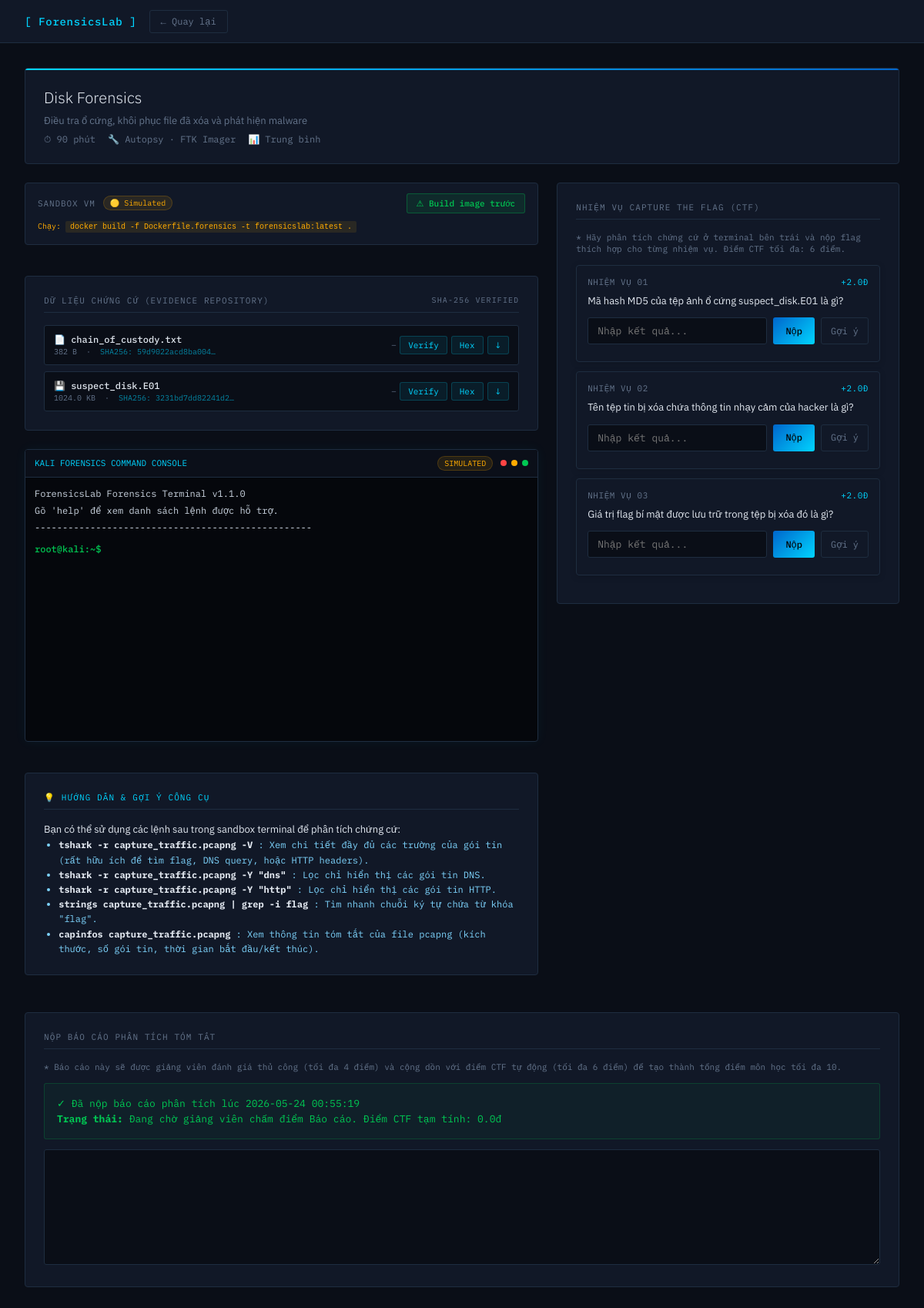
Page /lab/2 (signed in) on the committed database.
### tables this page shows
CREATE TABLE scenarios (
                id INTEGER PRIMARY KEY,
                title TEXT,
                description TEXT,
                level TEXT,
                tools TEXT,
                duration TEXT,
                status TEXT DEFAULT 'locked'
            );

CREATE TABLE evidence_files (
                id INTEGER PRIMARY KEY,
                scenario_id INTEGER,
                filename TEXT,
                filepath TEXT,
                sha256 TEXT,
                size INTEGER,
                file_type TEXT,
                description TEXT,
                uploaded_at TEXT,
                uploaded_by INTEGER,
                FOREIGN KEY (scenario_id) REFERENCES scenarios(id) ON DELETE CASCADE
            );

CREATE TABLE questions (
                id INTEGER PRIMARY KEY,
                scenario_id INTEGER,
                question_text TEXT,
                correct_flag TEXT,
                points REAL,
                hint TEXT,
                FOREIGN KEY (scenario_id) REFERENCES scenarios(id) ON DELETE CASCADE
            );

CREATE TABLE progress (
                id INTEGER PRIMARY KEY,
                user_id INTEGER,
                scenario_id INTEGER,
                status TEXT DEFAULT 'not_started',
                score REAL,
                submitted_at TEXT,
                report TEXT, teacher_score REAL DEFAULT 0.0,
                FOREIGN KEY (user_id) REFERENCES users(id) ON DELETE CASCADE,
                FOREIGN KEY (scenario_id) REFERENCES scenarios(id) ON DELETE CASCADE
            );

### app.py (the view)
@app.route('/lab/<int:scenario_id>')
def lab(scenario_id):
    if 'user_id' not in session:
        return redirect(url_for('login'))
    conn = get_db()
    scenario = get_scenario(conn, scenario_id)
    if not scenario:
        abort(404)
    if not user_can_access_scenario(scenario):
        abort(403)
    progress = conn.execute("SELECT * FROM progress WHERE user_id=? AND scenario_id=?",
                            (session['user_id'], scenario_id)).fetchone()
    questions = conn.execute("""
        SELECT q.id, q.question_text, q.points, q.hint,
               ua.submitted_flag, ua.is_correct, ua.submitted_at
        FROM questions q
        LEFT JOIN user_answers ua ON q.id = ua.question_id AND ua.user_id = ?
        WHERE q.scenario_id = ?
        ORDER BY q.id ASC
    """, (session['user_id'], scenario_id)).fetchall()
    evidence_files = conn.execute(
        "SELECT * FROM evidence_files WHERE scenario_id=? ORDER BY id",
        (scenario_id,)).fetchall()
    sandbox_status = sandbox_manager.get_sandbox_status(session['user_id'], scenario_id)
    docker_available = sandbox_manager.is_docker_available()
    image_ready = sandbox_manager.is_image_available()
    dynamic_values = None
    if scenario_id == 3:
        dynamic_values = get_dynamic_scenario3_values(session['user_id'])
    return render_template('lab.html',
                           scenario=scenario,
                           progress=progress,
                           questions=questions,
                           evidence_files=evidence_files,
                           sandbox_status=sandbox_status,
                           docker_available=docker_available,
                           image_ready=image_ready,
                           dynamic_values=dynamic_values)

### app.py (called while the page is built)
def get_db():
    db = getattr(g, '_database', None)
    if db is None:
        db = g._database = sqlite3.connect(DB)
        db.row_factory = sqlite3.Row
        db.execute("PRAGMA foreign_keys = ON;")
    return db

@app.teardown_appcontext
def close_connection(exception):
    db = getattr(g, '_database', None)
    if db is not None:
        db.close()

def get_scenario(conn, scenario_id):
    return conn.execute("SELECT * FROM scenarios WHERE id=?", (scenario_id,)).fetchone()

def user_can_access_scenario(scenario):
    return bool(scenario) and (
        session.get('role') == 'teacher' or scenario['status'] != 'locked'
    )

### sandbox_manager.py (called while the page is built, shortened)
def get_docker_client():
    global _client
    return _client

def is_docker_available():
    return get_docker_client() is not None

def is_image_available():
    client = get_docker_client()
    if not client:
        return False
    try:
        client.images.get(FORENSICS_IMAGE)
        return True
    except docker.errors.ImageNotFound:
        return False

def get_sandbox_status(user_id, scenario_id):
    client = get_docker_client()
    image_ready = is_image_available()
    if not client:
        return {"mode": "simulated", "status": "stopped", "container_id": None,
                "uptime_seconds": 0, "image_ready": False}

### templates/lab.html (shortened to what this page needs)
{% extends 'base.html' %}
{% block navbar %}
<nav class="navbar">
  <span class="brand">[ ForensicsLab ]</span>
  <a class="back" href="/dashboard">← Quay lại</a>
</nav>
{% endblock %}
{% block content %}
<div class="content">
  <div class="lab-header">
    <div class="lab-title">{{ scenario.title }}</div>
    <div style="font-size:13px;color:var(--muted);margin:.5rem 0">{{ scenario.description }}</div>
    <div class="lab-meta">
      <span>⏱ {{ scenario.duration }}</span>
      <span>🔧 {{ scenario.tools }}</span>
      <span>📊 {{ scenario.level }}</span>
    </div>
  </div>
  <div class="grid-container">
    <div class="workspace-column">
      <div class="sandbox-panel" id="sandbox-panel">
        <div class="sandbox-panel-header">
          <div style="display:flex;align-items:center;gap:10px;">
            <span style="font-size:11px;text-transform:uppercase;letter-spacing:.08em;color:var(--muted);font-family:'IBM Plex Mono',monospace;">Sandbox VM</span>
            <span class="sandbox-mode-badge" id="sb-mode-badge">
              {% if sandbox_status.mode == 'docker_live' and sandbox_status.status == 'running' %}
              🟢 Docker Live
              {% else %}
              🟡 Simulated
              {% endif %}
            </span>
          </div>
          <div style="display:flex;gap:6px;align-items:center;">
            {% if docker_available %}
              {% if sandbox_status.status == 'running' %}
              <button class="sb-btn sb-btn-stop" id="sb-stop-btn" onclick="sandboxStop()">■ Stop VM</button>
              <button class="sb-btn sb-btn-reset" onclick="sandboxReset()">↺ Reset</button>
              {% else %}
              <button class="sb-btn sb-btn-start" id="sb-start-btn" onclick="sandboxStart()">
                {% if image_ready %}▶ Start VM{% else %}⚠ Build image trước{% endif %}
              </button>
              {% endif %}
            {% else %}
            <span style="font-size:10px;color:var(--muted);font-family:'IBM Plex Mono',monospace;">Docker N/A</span>
            {% endif %}
          </div>
        </div>
        {% if docker_available and not image_ready %}
        <div style="font-size:10px;color:var(--warning);padding:4px 0;font-family:'IBM Plex Mono',monospace;">
          Chạy: <code style="background:rgba(255,171,0,.1);padding:2px 6px;border-radius:2px;">docker build -f Dockerfile.forensics -t forensicslab:latest .</code>
        </div>
        {% endif %}
      </div>
      <div class="panel" style="margin-bottom: 0;">
        <div class="panel-title" style="display:flex;justify-content:space-between;align-items:center;">
          <span>Dữ liệu chứng cứ (Evidence Repository)</span>
          <span style="font-size:10px;color:var(--muted);">SHA-256 Verified</span>
        </div>
        <div class="evidence-list">
          {% for ev in evidence_files %}
          <div class="evidence-row" id="ev-row-{{ ev.id }}">
            <div class="evidence-info">
              <span class="evidence-name">
                {% if ev.file_type in ['pcapng','pcap'] %}📡
                {% elif ev.file_type|lower == 'e01' %}💾
                {% elif ev.file_type == 'vmem' %}🧠
                {% elif ev.file_type == 'txt' %}📄
                {% elif ev.file_type == 'sha256' %}🔑
                {% else %}📁{% endif %}
                {{ ev.filename }}
              </span>
              <span class="evidence-size">
                {% if ev.size > 1048576 %}{{ "%.1f"|format(ev.size/1048576) }} MB
                {% elif ev.size > 1024 %}{{ "%.1f"|format(ev.size/1024) }} KB
                {% else %}{{ ev.size }} B{% endif %}
                &nbsp;·&nbsp;
                <span style="color:rgba(0,212,255,.6);" title="{{ ev.sha256 }}">SHA256: {{ ev.sha256[:16] }}…</span>
              </span>
            </div>
            <div style="display:flex;gap:5px;align-items:center;">
              <span class="ev-integrity" id="ev-integrity-{{ ev.id }}" style="font-size:9px;font-family:'IBM Plex Mono',monospace;color:var(--muted);">—</span>
              <button class="btn-inspect" onclick="verifyEvidence({{ ev.id }})" title="Verify SHA-256">Verify</button>
              <button class="btn-inspect" onclick='inspectFile({{ ev.id }}, {{ ev.filename|tojson }})' title="Xem Hex">Hex</button>
              <a href="/api/evidence/download/{{ ev.id }}" class="btn-inspect" style="text-decoration:none;" title="Tải xuống">↓</a>
            </div>
          </div>
          {% else %}
          <div style="color:var(--muted);font-size:12px;padding:.5rem 0;">Chưa có evidence files. Giảng viên cần upload.</div>
          {% endfor %}
        </div>
      </div>
      <div class="terminal-container">
        <div class="terminal-header">
          <span>KALI FORENSICS COMMAND CONSOLE</span>
          <div style="display:flex;align-items:center;gap:10px;">
            <span id="terminal-mode-badge" style="font-size:10px;padding:2px 8px;border-radius:10px;background:rgba(255,171,0,.1);color:var(--warning);border:1px solid rgba(255,171,0,.2);font-family:'IBM Plex Mono',monospace;">SIMULATED</span>
            <div class="terminal-dots">
              <span class="dot red"></span>
              <span class="dot yellow"></span>
              <span class="dot green"></span>
            </div>
          </div>
        </div>
        <div id="terminal-mount"></div>
      </div>
      <div class="panel" style="margin-top: 1rem;">
        <div class="panel-title" style="color: var(--accent); display: flex; align-items: center; gap: 8px;">
          <span>💡</span> Hướng dẫn & Gợi ý Công cụ
        </div>
        <div style="font-size: 13px; line-height: 1.6; color: var(--text);">
          <p style="margin-top: 0;">Bạn có thể sử dụng các lệnh sau trong sandbox terminal để phân tích chứng cứ:</p>
          <ul style="padding-left: 1.2rem; margin-bottom: 0; font-family: 'IBM Plex Mono', monospace; font-size: 12px; color: #7dd3fc;">
            <li><strong style="color: var(--text);">tshark -r capture_traffic.pcapng -V</strong> : Xem chi tiết đầy đủ các trường của gói tin (rất hữu ích để tìm flag, DNS query, hoặc HTTP headers).</li>
            <li><strong style="color: var(--text);">tshark -r capture_traffic.pcapng -Y "dns"</strong> : Lọc chỉ hiển thị các gói tin DNS.</li>
            <li><strong style="color: var(--text);">tshark -r capture_traffic.pcapng -Y "http"</strong> : Lọc chỉ hiển thị các gói tin HTTP.</li>
            <li><strong style="color: var(--text);">strings capture_traffic.pcapng | grep -i flag</strong> : Tìm nhanh chuỗi ký tự chứa từ khóa "flag".</li>
            <li><strong style="color: var(--text);">capinfos capture_traffic.pcapng</strong> : Xem thông tin tóm tắt của file pcapng (kích thước, số gói tin, thời gian bắt đầu/kết thúc).</li>
          </ul>
        </div>
      </div>
    </div>
    <div class="workspace-column">
      <div class="panel" style="margin-bottom: 0; min-height: 520px;">
        <div class="panel-title">Nhiệm vụ Capture The Flag (CTF)</div>
        <p style="font-size:11px; color:var(--muted); margin-bottom: 12px; font-family:'IBM Plex Mono', monospace; line-height: 1.4;">
          * Hãy phân tích chứng cứ ở terminal bên trái và nộp flag thích hợp cho từng nhiệm vụ. Điểm CTF tối đa: 6 điểm.
        </p>
        <div id="ctf-list">
          {% for q in questions %}
          <div class="ctf-card {% if q.is_correct == 1 %}solved{% endif %}" id="ctf-card-{{ q.id }}">
            <div class="ctf-q-header">
              <span>Nhiệm vụ 0{{ loop.index }}</span>
              <span class="ctf-points">+{{ q.points }}đ</span>
            </div>
            <div class="ctf-q-text">{{ q.question_text }}</div>
            <div class="ctf-input-group">
              <input type="text"
                     id="ctf-input-{{ q.id }}"
                     class="ctf-input"
                     placeholder="Nhập kết quả..."
                     value="{% if q.is_correct == 1 %}{{ q.submitted_flag }}{% endif %}"
                     {% if q.is_correct == 1 %}disabled{% endif %}>
              {% if q.is_correct != 1 %}
              <button class="btn-ctf-submit" id="btn-submit-{{ q.id }}" onclick="submitFlag({{ q.id }})">Nộp</button>
              {% endif %}
              <button class="btn-hint" onclick="toggleHint({{ q.id }})">Gợi ý</button>
            </div>
          </div>
          {% endfor %}
        </div>
      </div>
    </div>
  </div>
  <div class="report-section">
    <div class="panel-title">Nộp báo cáo phân tích tóm tắt</div>
    <p style="font-size: 11px; color: var(--muted); margin-bottom: 12px; font-family: 'IBM Plex Mono', monospace; line-height: 1.4;">
      * Báo cáo này sẽ được giảng viên đánh giá thủ công (tối đa 4 điểm) và cộng dồn với điểm CTF tự động (tối đa 6 điểm) để tạo thành tổng điểm môn học tối đa 10.
    </p>
    {% if progress and progress.status in ['submitted','graded'] %}
    <div class="submitted-box">
      ✓ Đã nộp báo cáo phân tích lúc {{ progress.submitted_at }}
      {% if progress.status == 'graded' %}
        <br><b>Kết quả chấm điểm:</b>
        Điểm CTF: {{ (progress.score - progress.teacher_score)|round(1) }}đ |
        Điểm Báo cáo: {{ progress.teacher_score|round(1) }}đ |
        <b>Tổng điểm cuối cùng: {{ progress.score|round(1) }}/10</b>
      {% else %}
        <br><b>Trạng thái:</b> Đang chờ giảng viên chấm điểm Báo cáo. Điểm CTF tạm tính: {{ progress.score|round(1) }}đ
      {% endif %}
    </div>
    <textarea readonly>{{ progress.report }}</textarea>
    {% endif %}
  </div>
</div>
{% endblock %}

### static/css/style.css (style rules this page uses)
* { box-sizing: border-box; margin: 0; padding: 0; }
:root { --bg: #0a0e17; --surface: #111827; --surface2: #0f172a; --border: #1e2d40; --accent: #00d4ff; --accent2: #0066cc; --text: #e2e8f0; --muted: #64748b; --success: #00c853; --warning: #ffab00; --danger: #ff4444; }
body { background: var(--bg); color: var(--text); font-family: 'IBM Plex Sans', sans-serif; min-height: 100vh; }
.navbar { background: var(--surface); border-bottom: 1px solid var(--border); padding: 0 2rem; display: flex; align-items: center; height: 56px; gap: 1rem; }
.brand { font-family: 'IBM Plex Mono', monospace; font-size: 14px; color: var(--accent); font-weight: 500; letter-spacing: .05em; text-decoration: none; }
.content { padding: 2rem; max-width: 1200px; margin: 0 auto; }
.panel { background: var(--surface); border: 1px solid var(--border); border-radius: 4px; padding: 1.5rem; margin-bottom: 1.5rem; position: relative; overflow: hidden; }
.panel-title { font-size: 11px; color: var(--muted); text-transform: uppercase; letter-spacing: .1em; font-family: 'IBM Plex Mono', monospace; margin-bottom: 1rem; padding-bottom: .5rem; border-bottom: 1px solid var(--border); }

### rows in the picture
scenarios: title "Disk Forensics", description "Điều tra ổ cứng, khôi phục file đã xóa và phát hiện malware", duration "90 phút", tools "Autopsy · FTK Imager", level "Trung bình"
evidence_files: filename "chain_of_custody.txt", size "382", sha256 "59d9022acd8ba004"
evidence_files: filename "suspect_disk.E01", ev.size/1024 "1024.0", sha256 "3231bd7dd82241d2"
questions: points "2.0", question_text "Mã hash MD5 của tệp ảnh ổ cứng suspect_disk.E01 là gì?"
questions: points "2.0", question_text "Tên tệp tin bị xóa chứa thông tin nhạy cảm của hacker là gì?"
questions: points "2.0", question_text "Giá trị flag bí mật được lưu trữ trong tệp bị xóa đó là gì?"
progress: submitted_at "2026-05-24 00:55:19", score "0.0"
